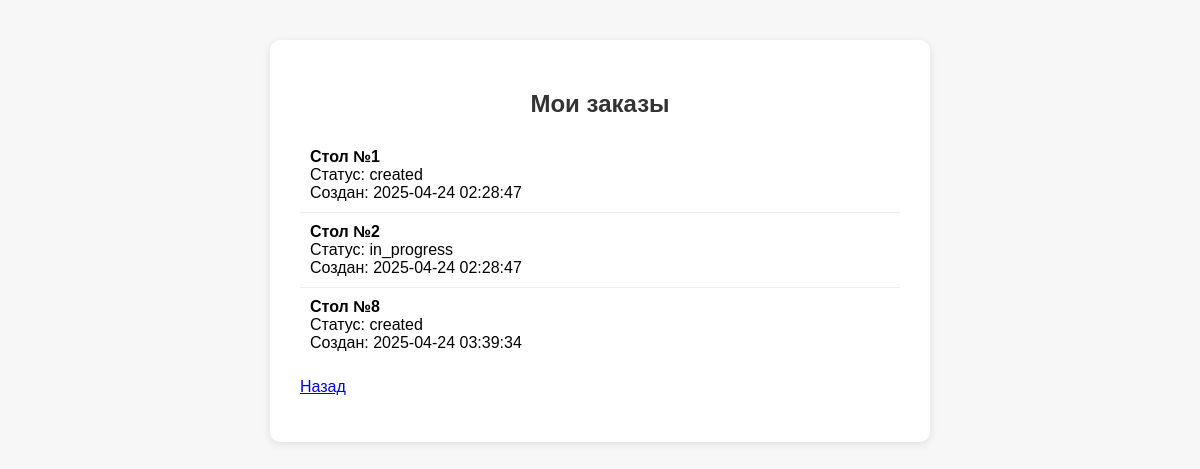
The app's page /zad/orders.php (signed in) with its own data.
### tables this page shows
CREATE TABLE `orders` (
  `id` int(11) NOT NULL,
  `table_number` int(11) NOT NULL,
  `status` enum('created','in_progress','ready','paid','closed') DEFAULT 'created',
  `shift_id` int(11) NOT NULL,
  `waiter_id` int(11) NOT NULL,
  `created_at` timestamp NOT NULL DEFAULT current_timestamp(),
  `updated_at` timestamp NOT NULL DEFAULT current_timestamp() ON UPDATE current_timestamp()
);

### zad/orders.php (the view, shortened to what this page needs)
<?php
require 'db.php';
$waiter_id = $_SESSION['user']['id'];
$stmt = $pdo->prepare("SELECT * FROM orders WHERE waiter_id = ?");
$stmt->execute([$waiter_id]);
$orders = $stmt->fetchAll();
?>
<link rel="stylesheet" href="style.css">
<div class="container">
    <h2>Мои заказы</h2>
    <div class="order-list">
        <?php foreach ($orders as $order): ?>
            <div class="order-item">
                <b>Стол №<?= $order['table_number'] ?></b>
                <br>Статус: <?= htmlspecialchars($order['status']) ?>
                <br>Создан: <?= $order['created_at'] ?>
            </div>
        <?php endforeach; ?>
    </div>
    <p><a href="index.php">Назад</a></p>
</div>

### zad/style.css (style rules this page uses)
.container { max-width: 600px; margin: 40px auto; background: #fff; padding: 30px; border-radius: 10px; box-shadow: 0 2px 8px rgba(0,0,0,0.1); }
h2 { text-align: center; color: #333; }
.menu-list, .order-list { margin-top: 20px; }
.menu-item, .order-item { padding: 10px; border-bottom: 1px solid #eee; }
.menu-item:last-child, .order-item:last-child { border-bottom: none; }

### records on screen
orders: table_number "1", status "created", created_at "2025-04-24 02:28:47"
orders: table_number "2", status "in_progress", created_at "2025-04-24 02:28:47"
orders: table_number "8", status "created", created_at "2025-04-24 03:39:34"
